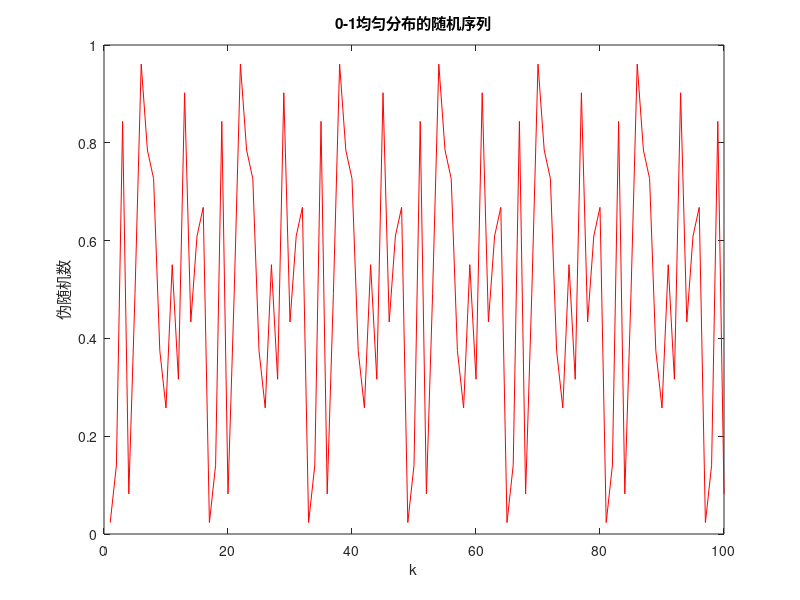

This figure's MATLAB source:
A = 6;
C = 0;
M = 255;
x0 = 1;
N = 100;

for k = 1:N
    x1 = x0;
    x1 = A*x1+C;
    x1 = rem(x1,M);%x1表示模M后的余数
    
    v1 = x1/(M+1);
    v(:,k) = v1;
    
    x0 = x1;
    
end

v2 = v;

k1 = k;
x = 1:k1;
plot(x,v2,'r');
xlabel('k');
ylabel('伪随机数');
title('0-1均匀分布的随机序列')








